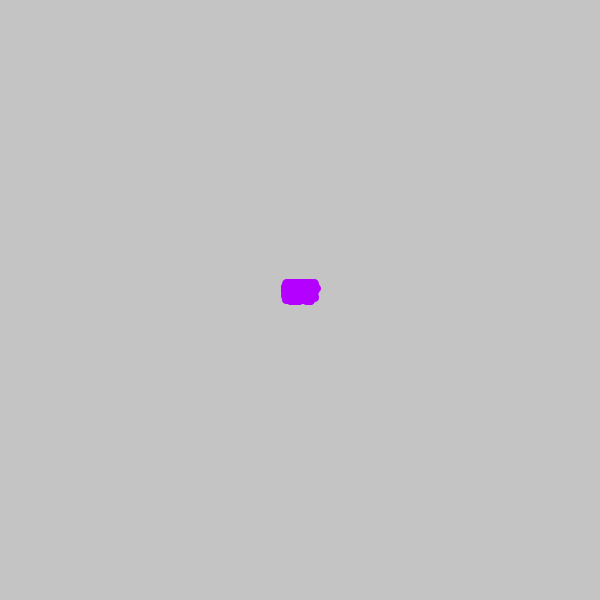
Frame 1 (no input)
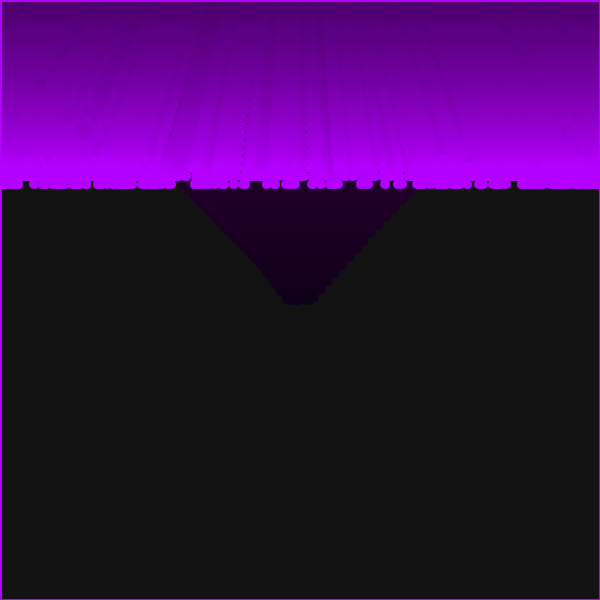
Frame 60 (the mouse pressed at the canvas centre just before this capture)
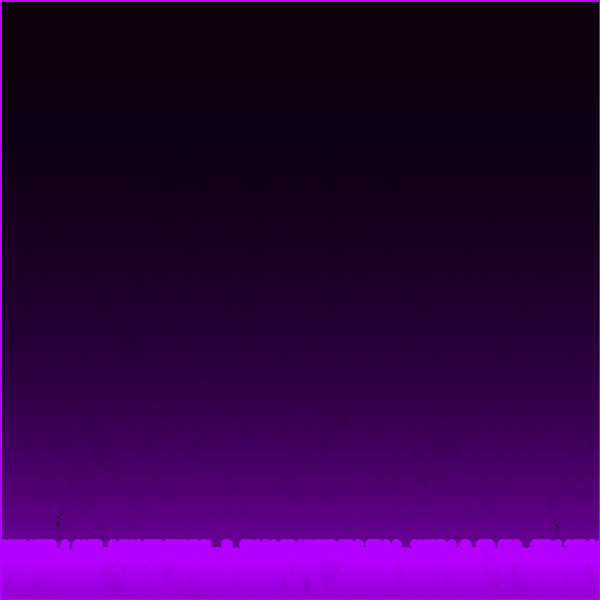
Frame 120 (the mouse held since frame 60 and released just before this capture)

The Processing sketch that drew these frames (run headless with seeded random() and noise(); from frame 60 on, the mouse is pressed at the canvas centre):

// Processing sketch: processing_136123
// ── processing_136123.pde

class particle
{
  float x,y;
  float v_x, v_y;

  
  particle(float initx, float inity, float initv_x, float initv_y)
  {
    x = initx; y = inity;
    v_x = initv_x; v_y = initv_y;
  }
  
 void draw()
 {
  strokeWeight(5);
  stroke(180,0,255);
   ellipse(x,y,5,5);
 }

 void move()
 {
  x += v_x; y += v_y;
  v_y += g;
  
  if( y>height ) {y=height; v_y *= -1; }
  if( y<0      ) {y=0;      v_y *= -1; }
  if( x>width  ) {x=width;  v_x *= -1; }
  if( x<0      ) {x=0;      v_x *= -1; }
 }
   
}
particle p[] = new particle[500];
float g= 0;

void setup()
{
  //frameRate(15);
  size(600,600);
  for(int i =0 ; i<p.length ; i++)
    p[i] = new particle(
                        width/2+random(-8,8),
                        height/2+random(-8,8),
                        random(-8,8), 
                        random(-8,-8));
}

void draw()
{
  //background(0);
  fill(0,10);
  rect(-1,-1, width+2,height+2);
  for(particle n : p)
  {
    n.move();
    n.draw();
  }
}
